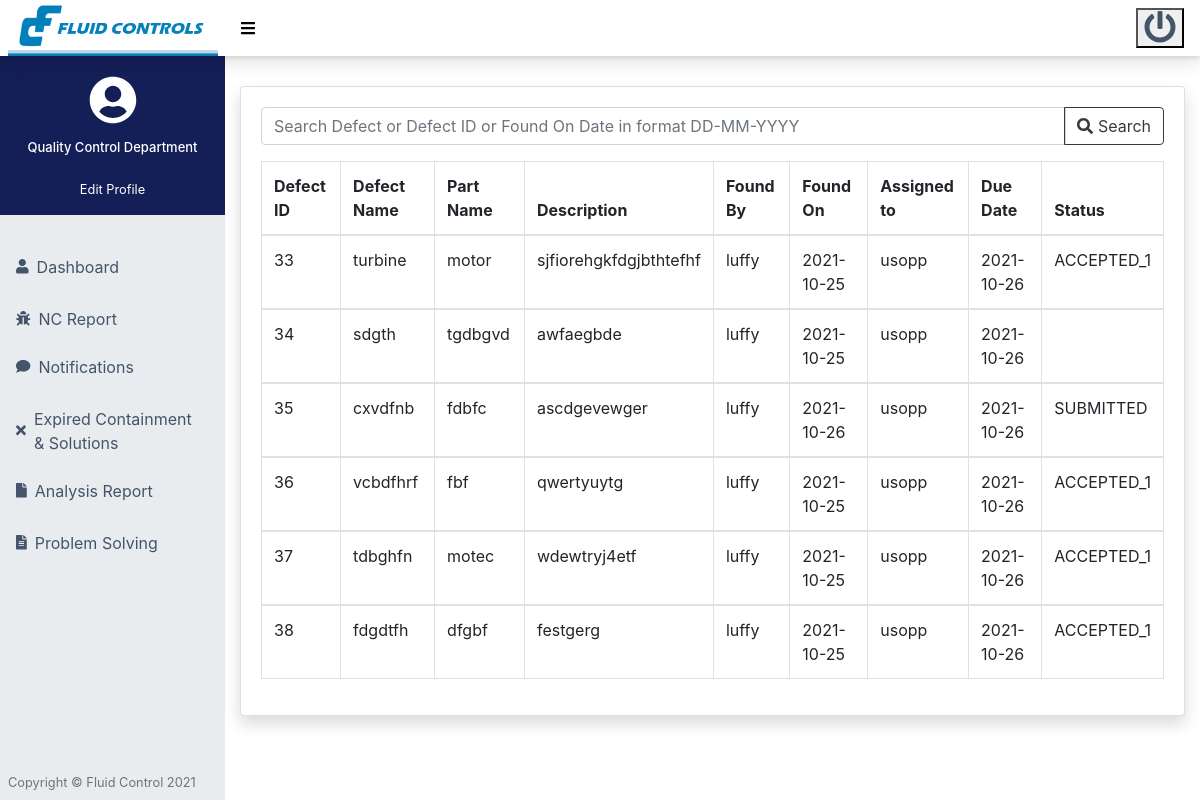
The page /quality_dept/table.php?data=tot_defects on the database as committed earlier.
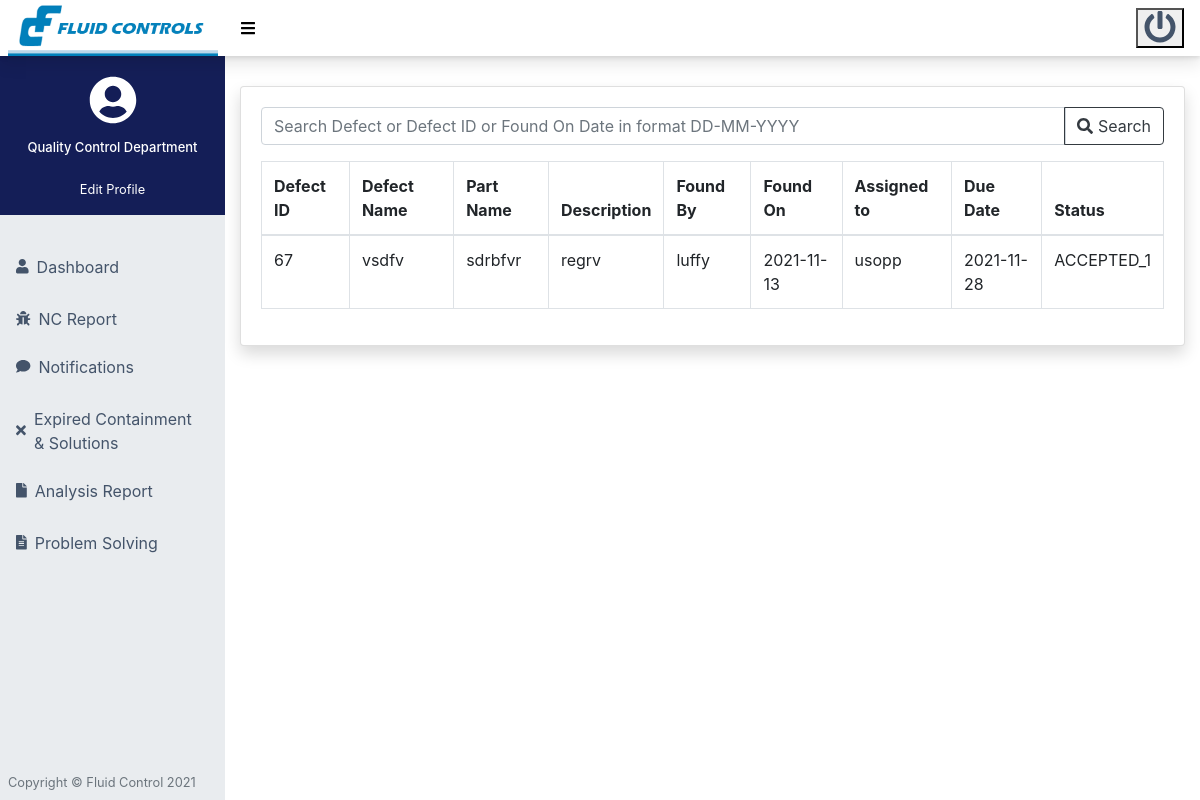
The same page on the database as committed later.
### tables this page shows
CREATE TABLE `defects` (
  `id` int(11) NOT NULL,
  `defect_name` text NOT NULL,
  `part_name` text NOT NULL,
  `found_by` text NOT NULL,
  `assigned_to` text NOT NULL,
  `found_on` date NOT NULL,
  `due_date` date NOT NULL,
  `description` text NOT NULL,
  `evd_file` varchar(255) NOT NULL,
  `defect_status` varchar(255) DEFAULT NULL
);

CREATE TABLE `quality_control` (
  `id` int(11) NOT NULL,
  `emp_name` text NOT NULL,
  `email` text NOT NULL,
  `password` text NOT NULL
);

CREATE TABLE `con_dept` (
  `id` int(11) NOT NULL,
  `emp_name` text NOT NULL,
  `email` text NOT NULL,
  `password` text NOT NULL
);

### quality_dept/server.php (called while the page is built, shortened)
<?php
function get_name($link,$table_name,$check){
    $query = "SELECT * from ".$table_name." where id = '$check' limit 1";
    $result = mysqli_query($link,$query);
    $user = mysqli_fetch_assoc($result);
    if($user){
        if($user['id']===$check){
            $name = $user['emp_name'];
        }
    }
    return $name;
}
?>

### quality_dept/table.php (the view, shortened to what this page needs)
<?php
include('server.php');
include('../include/quality/header.php');
include('../include/quality/navbar.php');
$filter = $_GET['data'];
$email=$_SESSION['email'];
$id = "SELECT * from quality_control  where email = '$email' ";
$result = mysqli_query($link,$id);
switch($filter) {
    case 'tot_defects':
        $query = "SELECT * FROM defects";
        break;
}
if($query)
{
    $result = mysqli_query($link,$query);
}
?>
<main style="margin-top: 30px;">
    <div class="container-fluid">
        <div class="card shadow mb-4">
            <div class="card-body">
                <div class="text-right mb-3">
                    <form method="post">
                        <div class="input-group">
                            <input type="text" placeholder="Search Defect or Defect ID or Found On Date in format DD-MM-YYYY" class="form-control" name="search" {% if search_query %}value="{{ search_query }}"{% endif %}>
                            <div class="input-group-append">
                                <button class="btn btn-outline-dark" type="submit"><i class="fa fa-search"></i> Search</button>
                            </div>
                        </div>
                    </form>
                </div>
                <div class="table-responsive">
                    <table class="table table-bordered" id="dataTable" width="100%" cellspacing="0">
                        <thead>
                        <?php
if(isset($result) && strcmp($filter,'tot_defects') ===0) {
echo '
<tr>
<th> Defect ID </th>
<th> Defect Name </th>
<th> Part Name  </th>
<th> Description </th>
<th> Found By </th>
<th> Found On </th>
<th> Assigned to </th>
<th> Due Date </th>
<th> Status </th>
</tr>
';
} else if(isset($result) && strcmp($filter,'pending_defects') ===0) {
    echo '
    <tr>
    <th> Defect ID </th>
    <th> Defect Name </th>
    <th> Part Name  </th>
    <th> Description </th>
    <th> Assigned to </th>
    <th> Due Date </th>
    <th>Prevoius <br> Solution </th>
    </tr>
    ';
}
?>
            </thead>
            <?php
    if(isset($result) && strcmp($filter,'tot_defects') ===0)
    {
        while($row = $result -> fetch_assoc())
        {
            echo '<tbody>
            <tr>
                <td>'.$row['id'].'</td>
                <td>'.$row['defect_name'].'</td>
                <td>'.$row['part_name'].'</td>
                <td>'.$row['description'].'</td>
                <td>'.get_name($link,'quality_control',$row['found_by']).'</td>
                <td>'.$row['found_on'].'</td>
                <td>'.get_name($link,'con_dept',$row['assigned_to']).'</td>
                <td>'.$row['due_date'].'</td>
                <td>'.$row['defect_status'].'</td>
            </tr>
            </tbody>';
        }
    } else if(isset($result) && strcmp($filter,'pending_defects') ===0) {
        while($row = $result -> fetch_assoc())
        {
            echo '<tbody>
            <tr>
                <td>'.$row['id'].'</td>
                <td>'.$row['defect_name'].'</td>
                <td>'.$row['part_name'].'</td>
                <td>'.$row['description'].'</td>
                <td>'.get_name($link,'con_dept',$row['assigned_to']).'</td>
                <td>'.$row['due_date'].'</td>
                <td>
                    <form action="read_solution.php" method="post">
                        <input type="hidden" name="id" value="'.$row['id'].'">
                        <input type="hidden" name="defect_name" value="'.$row['defect_name'].'">
                        <input type="hidden" name="part_name" value="'.$row['part_name'].'">
                        <input type="hidden" name="description" value="'.$row['description'].'">
                        <input type="hidden" name="assigned_to" value="'.$row['assigned_to'].'">
                        <button type="submit" name="read_btn" class="btn btn-outline-info">Read</button>
                    </form>
                </td>
            </tr>
            </tbody>';
        }
    }
?>
                    </table>
                </div>
            </div>
        </div>
    </div>
</main>
</div>
</div>
<?php
include('../include/quality/footer.php');
?>

Rows that differ between the two databases and show on the page:
removed defects: id "33", defect_name "turbine", part_name "motor", description "sjfiorehgkfdgjbthtefhf", found_by.emp_name "luffy", found_on "2021-10-25", assigned_to.emp_name "usopp", due_date "2021-10-26", defect_status "ACCEPTED_1"
removed defects: id "34", defect_name "sdgth", part_name "tgdbgvd", description "awfaegbde", found_by.emp_name "luffy", found_on "2021-10-25", assigned_to.emp_name "usopp", due_date "2021-10-26"
removed defects: id "35", defect_name "cxvdfnb", part_name "fdbfc", description "ascdgevewger", found_by.emp_name "luffy", found_on "2021-10-26", assigned_to.emp_name "usopp", due_date "2021-10-26", defect_status "SUBMITTED"
removed defects: id "36", defect_name "vcbdfhrf", part_name "fbf", description "qwertyuytg", found_by.emp_name "luffy", found_on "2021-10-25", assigned_to.emp_name "usopp", due_date "2021-10-26", defect_status "ACCEPTED_1"
removed defects: id "37", defect_name "tdbghfn", part_name "motec", description "wdewtryj4etf", found_by.emp_name "luffy", found_on "2021-10-25", assigned_to.emp_name "usopp", due_date "2021-10-26", defect_status "ACCEPTED_1"
removed defects: id "38", defect_name "fdgdtfh", part_name "dfgbf", description "festgerg", found_by.emp_name "luffy", found_on "2021-10-25", assigned_to.emp_name "usopp", due_date "2021-10-26", defect_status "ACCEPTED_1"
added defects: id "67", defect_name "vsdfv", part_name "sdrbfvr", description "regrv", found_by.emp_name "luffy", found_on "2021-11-13", assigned_to.emp_name "usopp", due_date "2021-11-28", defect_status "ACCEPTED_1"
